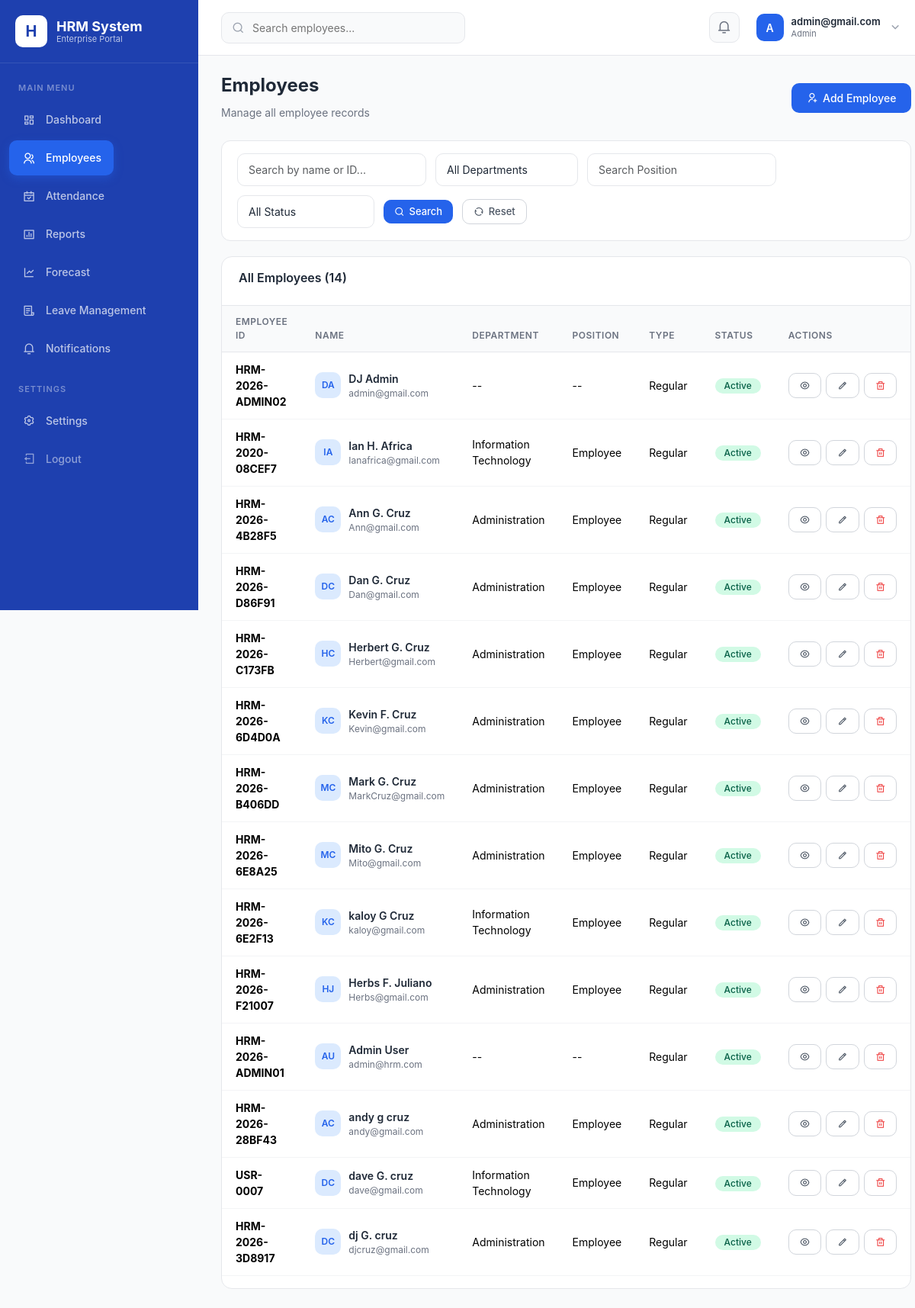
Page /employees/ (signed in) on the committed database.
### core/models.py (models this page shows, shortened)
class Employee(models.Model):
    ROLE_CHOICES = [
        ('admin', 'Admin'),
        ('hr_staff', 'HR Staff'),
        ('manager', 'Manager'),
        ('employee', 'Employee'),
    ]
    CIVIL_STATUS_CHOICES = [
        ('Single', 'Single'),
        ('Married', 'Married'),
        ('Divorced', 'Divorced'),
        ('Widowed', 'Widowed'),
    ]
    GENDER_CHOICES = [
        ('Male', 'Male'),
        ('Female', 'Female'),
        ('Other', 'Other'),
    ]
    EMPLOYMENT_TYPE_CHOICES = [
        ('Regular', 'Regular'),
        ('Probationary', 'Probationary'),
        ('Contractual', 'Contractual'),
        ('Part-Time', 'Part-Time'),
        ('Intern', 'Intern'),
    ]
    EMPLOYMENT_STATUS_CHOICES = [
        ('Active', 'Active'),
        ('Inactive', 'Inactive'),
        ('Resigned', 'Resigned'),
        ('Terminated', 'Terminated'),
        ('Suspended', 'Suspended'),
    ]
    user = models.OneToOneField(User, on_delete=models.CASCADE, related_name='employee')
    employee_id = models.CharField(max_length=20, unique=True, editable=False)
    first_name = models.CharField(max_length=50)
    middle_name = models.CharField(max_length=50, blank=True, null=True)
    last_name = models.CharField(max_length=50)
    gender = models.CharField(max_length=10, choices=GENDER_CHOICES)
    birth_date = models.DateField()
    civil_status = models.CharField(max_length=20, choices=CIVIL_STATUS_CHOICES)
    contact_number = models.CharField(max_length=20)
    email_address = models.EmailField()
    address = models.TextField()
    profile_photo = models.ImageField(upload_to='profiles/', blank=True, null=True)
    department = models.ForeignKey(Department, on_delete=models.SET_NULL, null=True, related_name='employees')
    position = models.CharField(max_length=100, blank=True, null=True)
    employment_type = models.CharField(max_length=20, choices=EMPLOYMENT_TYPE_CHOICES, default='Regular')
    date_hired = models.DateField()
    employment_status = models.CharField(max_length=20, choices=EMPLOYMENT_STATUS_CHOICES, default='Active')
    immediate_supervisor = models.CharField(max_length=100, blank=True, null=True)
    role = models.CharField(max_length=20, choices=ROLE_CHOICES, default='employee')
    created_at = models.DateTimeField(auto_now_add=True)
    updated_at = models.DateTimeField(auto_now=True)
    class Meta:
        ordering = ['last_name', 'first_name']
    @property
    def full_name(self):
        if self.middle_name:
            return f"{self.first_name} {self.middle_name} {self.last_name}"
        return f"{self.first_name} {self.last_name}"

class Department(models.Model):
    name = models.CharField(max_length=100, unique=True)
    code = models.CharField(max_length=10, unique=True)
    description = models.TextField(blank=True, null=True)
    created_at = models.DateTimeField(auto_now_add=True)
    updated_at = models.DateTimeField(auto_now=True)
    class Meta:
        ordering = ['name']

### core/views/employee_views.py (the view, shortened to what this page needs)
# urls.py: path('employees/', employee_views.employee_list, name='employee_list'),
@login_required
@hr_staff_required
def employee_list(request):
    query = request.GET.get('search', '')
    department_id = request.GET.get('department', '')
    position_search = request.GET.get('position', '')
    status_filter = request.GET.get('status', '')
    employees = Employee.objects.select_related('department', 'user').all()
    if department_id:
        employees = employees.filter(department_id=department_id)
    if position_search:
        employees = employees.filter(position__icontains=position_search)
    if status_filter:
        employees = employees.filter(employment_status=status_filter)
    employees = employees.order_by('last_name', 'first_name')
    paginator = Paginator(employees, 15)
    page_number = request.GET.get('page')
    page_obj = paginator.get_page(page_number)
    departments = Department.objects.all()
    context = {
        'page_obj': page_obj,
        'employees': page_obj,
        'departments': departments,
        'search_query': query,
        'selected_department': department_id,
        'selected_position': position_search,
        'selected_status': status_filter,
    }
    return render(request, 'employee/list.html', context)

### core/context_processors.py (called while the page is built, shortened)
def notification_count(request):
    if request.user.is_authenticated:
        unread_count = Notification.objects.filter(
            recipient=request.user, is_read=False
        ).count()
        recent_notifications = Notification.objects.filter(
            recipient=request.user
        )[:5]
        user_role = get_user_role(request.user)
        return {
            'unread_notifications': unread_count,
            'recent_notifications': recent_notifications,
            'user_role': user_role,
            'user_role_display': ROLE_DISPLAY.get(user_role, 'Employee'),
        }

### templates/employee/list.html (shortened to what this page needs)
{% extends 'base.html' %}
{% load static %}
{% block content %}
<div class="page-header">
    <div class="page-title">
        <h2>Employees</h2>
        <small>Manage all employee records</small>
    </div>
    <div>
        <a href="{% url 'employee_add' %}" class="btn btn-primary">
            <i class="ri-user-add-line"></i> Add Employee
        </a>
    </div>
</div>
<div class="filter-bar">
    <form method="GET" style="display:flex;gap:12px;flex-wrap:wrap;align-items:center;width:100%;">
        <input type="text" name="search" class="form-control" placeholder="Search by name or ID..." value="{{ search_query }}" style="min-width:220px;">
        <select name="department" class="form-select" onchange="this.form.submit()">
            <option value="">All Departments</option>
        </select>
        <input type="text" name="position" class="form-control" placeholder="Search Position" value="{{ selected_position }}" onchange="this.form.submit()">
        <select name="status" class="form-select" onchange="this.form.submit()">
            <option value="">All Status</option>
        </select>
        <button type="submit" class="btn btn-primary btn-sm"><i class="ri-search-line"></i> Search</button>
        <a href="{% url 'employee_list' %}" class="btn btn-outline btn-sm"><i class="ri-refresh-line"></i> Reset</a>
    </form>
</div>
<div class="table-card fade-in">
    <div class="table-header">
        <h5>All Employees ({{ page_obj.paginator.count }})</h5>
    </div>
    <div class="table-responsive">
        <table class="table">
            <thead>
                <tr>
                    <th>Employee ID</th>
                    <th>Name</th>
                    <th>Department</th>
                    <th>Position</th>
                    <th>Type</th>
                    <th>Status</th>
                    <th>Actions</th>
                </tr>
            </thead>
            <tbody>
                {% for emp in employees %}
                <tr>
                    <td><strong>{{ emp.employee_id }}</strong></td>
                    <td>
                        <div class="user-cell">
                            <div class="avatar">{{ emp.first_name|first|upper }}{{ emp.last_name|first|upper }}</div>
                            <div class="info">
                                <div class="name">{{ emp.full_name }}</div>
                                <div class="sub">{{ emp.email_address }}</div>
                            </div>
                        </div>
                    </td>
                    <td>{{ emp.department.name|default:"--" }}</td>
                    <td>{{ emp.position|default:"--" }}</td>
                    <td>{{ emp.employment_type }}</td>
                    <td>
                        <span class="badge badge-{% if emp.employment_status == 'Active' %}success{% elif emp.employment_status == 'Resigned' %}secondary{% else %}danger{% endif %}">
                            {{ emp.employment_status }}
                        </span>
                    </td>
                    <td>
                        <div style="display:flex;gap:6px;">
                            <a href="{% url 'employee_detail' emp.pk %}" class="btn btn-sm btn-outline" title="View">
                                <i class="ri-eye-line"></i>
                            </a>
                            <a href="{% url 'employee_edit' emp.pk %}" class="btn btn-sm btn-outline" title="Edit">
                                <i class="ri-pencil-line"></i>
                            </a>
                            <a href="{% url 'employee_delete' emp.pk %}" class="btn btn-sm btn-outline" title="Delete" style="color:var(--danger);">
                                <i class="ri-delete-bin-line"></i>
                            </a>
                        </div>
                    </td>
                </tr>
                {% empty %}
                <tr><td colspan="7" style="text-align:center;padding:40px;color:var(--gray-500);">No employees found.</td></tr>
                {% endfor %}
            </tbody>
        </table>
    </div>
</div>
{% endblock %}

### templates/navbar.html (shortened to what this page needs)
{% load static %}
<nav class="top-navbar">
    <div class="navbar-left">
        <div class="search-box">
            <i class="ri-search-line"></i>
            <form method="GET" action="{% url 'employee_list' %}" style="display:inline;">
                <input type="text" name="search" placeholder="Search employees..." value="{{ search_query|default:'' }}">
            </form>
        </div>
    </div>
    <div class="navbar-right">
        <div class="position-relative">
            <button class="nav-icon" id="notificationBtn">
                <i class="ri-notification-3-line"></i>
            </button>
        </div>
        <div class="position-relative">
            <div class="user-dropdown" id="userDropdownBtn">
                <div class="user-avatar">
                    {% with name=user.get_full_name|default:user.username %}
                    {{ name|make_list|first|upper }}
                    {% endwith %}
                </div>
                <div class="user-info">
                    <div class="name">{{ user.get_full_name|default:user.username }}</div>
                    <div class="role">{{ user_role_display|default:"Employee" }}</div>
                </div>
                <i class="ri-arrow-down-s-line" style="color:var(--gray-400);font-size:18px;"></i>
            </div>
        </div>
    </div>
</nav>

### rows in the picture
Employee: employee_id "HRM-2026-ADMIN02", first_name|first "D", last_name|first "A", full_name "DJ Admin", email_address "admin@gmail.com", department.name "--", position "--", employment_type "Regular", employment_status "Active"
Employee: employee_id "HRM-2020-08CEF7", first_name|first "I", last_name|first "A", full_name "Ian H. Africa", email_address "Ianafrica@gmail.com", department.name "Information Technology", position "Employee", employment_type "Regular", employment_status "Active"
Employee: employee_id "HRM-2026-4B28F5", first_name|first "A", last_name|first "C", full_name "Ann G. Cruz", email_address "Ann@gmail.com", department.name "Administration", position "Employee", employment_type "Regular", employment_status "Active"
Employee: employee_id "HRM-2026-D86F91", first_name|first "D", last_name|first "C", full_name "Dan G. Cruz", email_address "Dan@gmail.com", department.name "Administration", position "Employee", employment_type "Regular", employment_status "Active"
Employee: employee_id "HRM-2026-C173FB", first_name|first "H", last_name|first "C", full_name "Herbert G. Cruz", email_address "Herbert@gmail.com", department.name "Administration", position "Employee", employment_type "Regular", employment_status "Active"
Employee: employee_id "HRM-2026-6D4D0A", first_name|first "K", last_name|first "C", full_name "Kevin F. Cruz", email_address "Kevin@gmail.com", department.name "Administration", position "Employee", employment_type "Regular", employment_status "Active"
Employee: employee_id "HRM-2026-B406DD", first_name|first "M", last_name|first "C", full_name "Mark G. Cruz", email_address "MarkCruz@gmail.com", department.name "Administration", position "Employee", employment_type "Regular", employment_status "Active"
Employee: employee_id "HRM-2026-6E8A25", first_name|first "M", last_name|first "C", full_name "Mito G. Cruz", email_address "Mito@gmail.com", department.name "Administration", position "Employee", employment_type "Regular", employment_status "Active"
Employee: employee_id "HRM-2026-6E2F13", first_name|first "K", last_name|first "C", full_name "kaloy G Cruz", email_address "kaloy@gmail.com", department.name "Information Technology", position "Employee", employment_type "Regular", employment_status "Active"
Employee: employee_id "HRM-2026-F21007", first_name|first "H", last_name|first "J", full_name "Herbs F. Juliano", email_address "Herbs@gmail.com", department.name "Administration", position "Employee", employment_type "Regular", employment_status "Active"
Employee: employee_id "HRM-2026-ADMIN01", first_name|first "A", last_name|first "U", full_name "Admin User", email_address "admin@hrm.com", department.name "--", position "--", employment_type "Regular", employment_status "Active"
Employee: employee_id "HRM-2026-28BF43", first_name|first "A", last_name|first "C", full_name "andy g cruz", email_address "andy@gmail.com", department.name "Administration", position "Employee", employment_type "Regular", employment_status "Active"
Employee: employee_id "USR-0007", first_name|first "D", last_name|first "C", full_name "dave G. cruz", email_address "dave@gmail.com", department.name "Information Technology", position "Employee", employment_type "Regular", employment_status "Active"
Employee: employee_id "HRM-2026-3D8917", first_name|first "D", last_name|first "C", full_name "dj G. cruz", email_address "djcruz@gmail.com", department.name "Administration", position "Employee", employment_type "Regular", employment_status "Active"

### other values in the picture
{{ name|make_list|first|upper }} "A"
{{ user.get_full_name|default:user.username }} "admin@gmail.com"
{{ user_role_display|default:"Employee" }} "Admin"
{{ page_obj.paginator.count }} "14"
